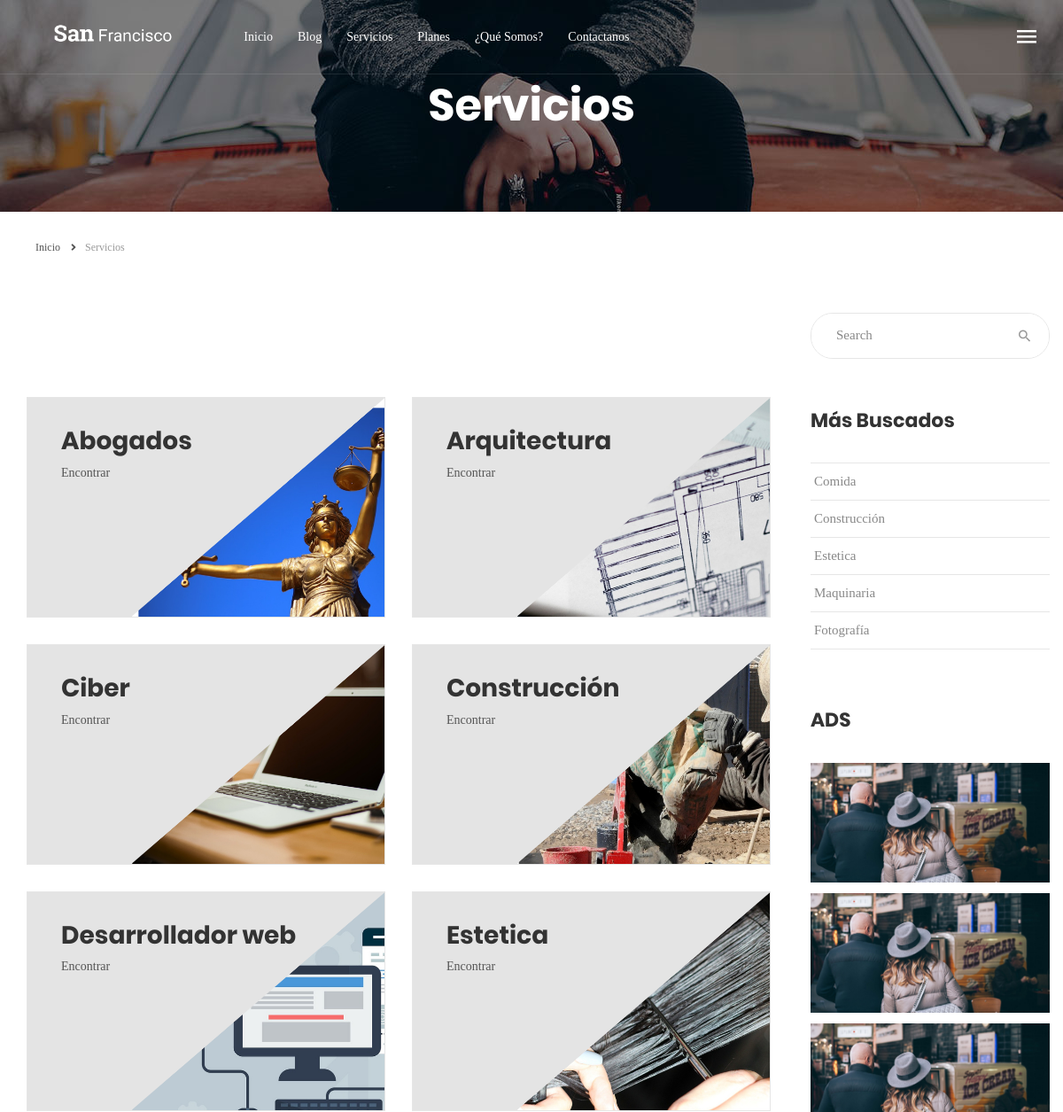
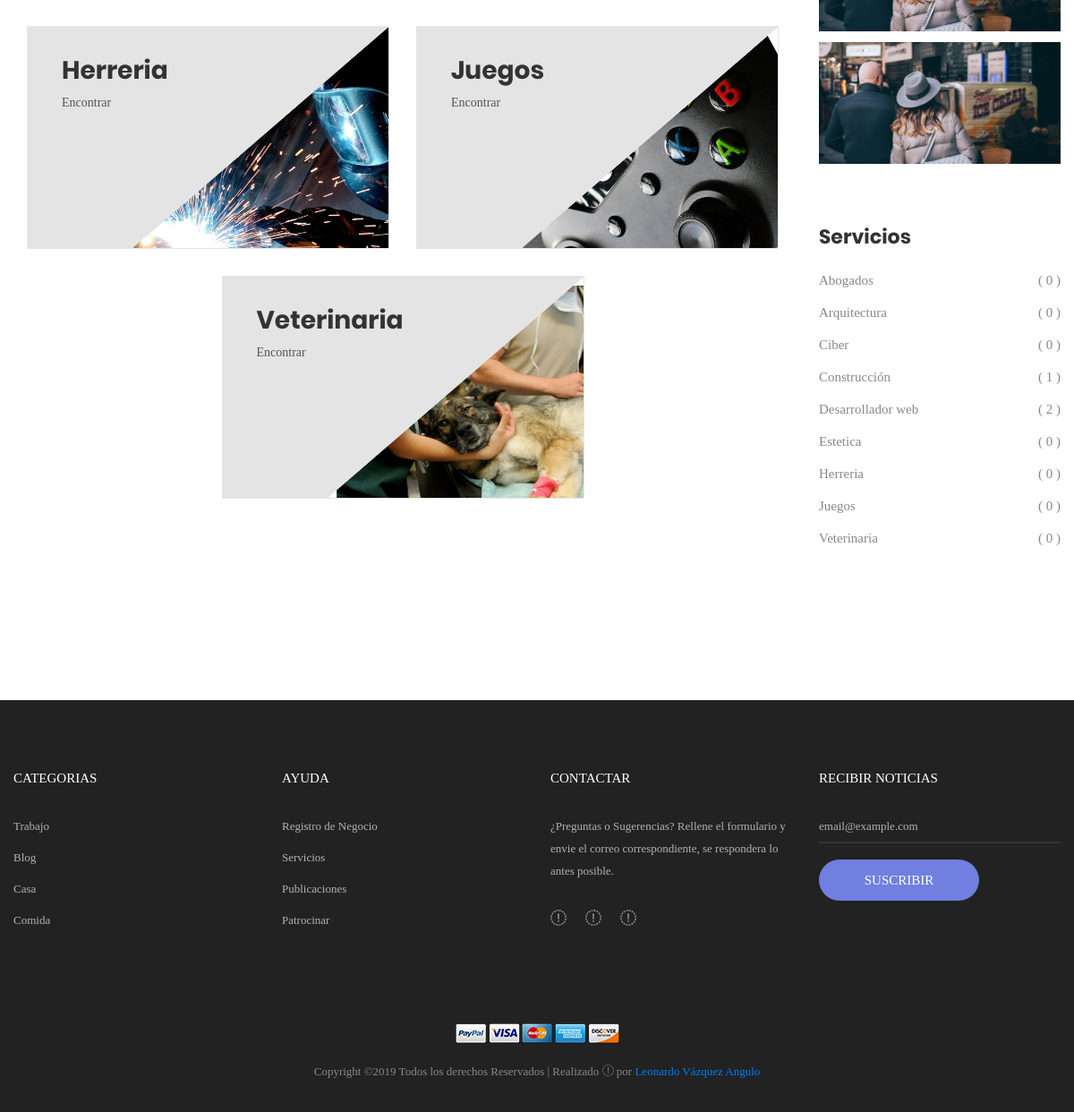
Page /Servicios.php on the committed database (2 pictures, top to bottom).
### tables this page shows
CREATE TABLE `servicios` (
  `id` int(11) NOT NULL,
  `nombre` varchar(20) NOT NULL,
  `imagen` varchar(20) NOT NULL
);

### Servicios.php (called while the page is built)
<?php
require_once 'config/config.php';
require_once 'Admin/functions.php';
$conexion = conexion($bd_config);
$servicios = searchService($conexion);
require 'views/servicios.view.php';
?>

### Admin/functions.php (called while the page is built, shortened)
<?php
function searchService($conexion){
    $sentencia = $conexion->prepare("SELECT * FROM servicios ORDER BY nombre ASC");
	$sentencia->execute();
	return $sentencia->fetchAll();
}
function servicioUnico($conexion,$id){
	$sql = "SELECT count(*) AS contador FROM trabajadores WHERE idServicio=$id";
	$sentencia = $conexion->prepare($sql);
	$sentencia->execute();
	$resultado = $sentencia->fetchAll();
	return $resultado[0];
}
?>

### views/servicios.view.php (the view, shortened to what this page needs)
<?php require 'views/header.php';?>
	<section class="bg-img1 txt-center p-lr-15 p-tb-92" style="background-image: url('images/bg-02.jpg');">
		<h2 class="ltext-105 cl0 txt-center">
			Servicios
		</h2>
	</section>
	<div class="container">
		<div class="bread-crumb flex-w p-l-25 p-r-15 p-t-30 p-lr-0-lg">
			<a href="<?php echo $links_contenido['index'];?>" class="stext-109 cl8 hov-cl1 trans-04">
				Inicio
				<i class="fa fa-angle-right m-l-9 m-r-10" aria-hidden="true"></i>
			</a>
			<span class="stext-109 cl4">
				Servicios
			</span>
		</div>
	</div>
	<section class="bg0 p-t-62 p-b-60">
		<div class="container">
			<div class="row">
				<div class="col-md-8 col-lg-9 p-b-80">
					<div class="sec-banner bg0 p-t-95 p-b-55">
						<div class="container-fluid">
							<div class="row">
								<?php  foreach ($servicios as $servicio) :?>
								<div class="col-md-6 col-lg-6 p-b-30 m-lr-auto">
									<div class="block1 wrap-pic-w">
										<img src="Users_images/servicios/<?php echo $servicio['imagen'];?>" alt="IMG-BANNER">
										<a href="<?php echo $links_contenido['serviciosDetalles'];?>?search=<?php echo $servicio['id'];?>" class="block1-txt ab-t-l s-full flex-col-l-sb p-lr-38 p-tb-34 trans-03 respon3">
											<div class="block1-txt-child1 flex-col-l">
												<span class="block1-name ltext-102 trans-04 p-b-8">
													<?php echo $servicio['nombre'];?>
												</span>
												<span class="block1-info stext-102 trans-04">
													Encontrar
												</span>
											</div>
										</a>
									</div>
								</div>
								<?php endforeach;?>
							</div>
						</div>
					</div>
				</div>
				<div class="col-md-4 col-lg-3 p-b-80 float-right" >
					<div class="side-menu">
						<div class="bor17 of-hidden pos-relative">
							<input class="stext-103 cl2 plh4 size-116 p-l-28 p-r-55" type="text" name="search" placeholder="Search">
							<button class="flex-c-m size-122 ab-t-r fs-18 cl4 hov-cl1 trans-04">
								<i class="zmdi zmdi-search"></i>
							</button>
						</div>
						<div class="p-t-55">
							<h4 class="mtext-112 cl2 p-b-33">
								Más Buscados
							</h4>
							<ul>
								<li class="bor18">
									<a href="#" class="dis-block stext-115 cl6 hov-cl1 trans-04 p-tb-8 p-lr-4">
										Comida
									</a>
								</li>
								<li class="bor18">
									<a href="#" class="dis-block stext-115 cl6 hov-cl1 trans-04 p-tb-8 p-lr-4">
										Construcción
									</a>
								</li>
								<li class="bor18">
									<a href="#" class="dis-block stext-115 cl6 hov-cl1 trans-04 p-tb-8 p-lr-4">
										Estetica
									</a>
								</li>
								<li class="bor18">
									<a href="#" class="dis-block stext-115 cl6 hov-cl1 trans-04 p-tb-8 p-lr-4">
										Maquinaria
									</a>
								</li>
								<li class="bor18">
									<a href="#" class="dis-block stext-115 cl6 hov-cl1 trans-04 p-tb-8 p-lr-4">
                                        Fotografía
									</a>
								</li>
							</ul>
						</div>
						<div class="p-t-65">
							<h4 class="mtext-112 cl2 p-b-33">
								ADS
							</h4>
							<ul>
								<li class="flex-w flex-t p-b-2">
                                    <div class="p-b-10">
                                        <a href="blog-detail.html" class="hov-img0 how-pos5-parent">
                                            <img src="images/blog-04.jpg" alt="IMG-BLOG">
                                        </a>
                                    </div>
								</li>
                                <li class="flex-w flex-t p-b-2">
                                    <div class="p-b-10">
                                        <a href="blog-detail.html" class="hov-img0 how-pos5-parent">
                                            <img src="images/blog-04.jpg" alt="IMG-BLOG">
                                        </a>
                                    </div>
								</li>
                                <li class="flex-w flex-t p-b-2">
                                    <div class="p-b-10">
                                        <a href="blog-detail.html" class="hov-img0 how-pos5-parent">
                                            <img src="images/blog-04.jpg" alt="IMG-BLOG">
                                        </a>
                                    </div>
								</li>
                                <li class="flex-w flex-t p-b-2">
                                    <div class="p-b-10">
                                        <a href="blog-detail.html" class="hov-img0 how-pos5-parent">
                                            <img src="images/blog-04.jpg" alt="IMG-BLOG">
                                        </a>
                                    </div>
								</li>
							</ul>
						</div>
						<div class="p-t-55">
							<h4 class="mtext-112 cl2 p-b-20">
								Servicios
							</h4>
							<ul>
								<?php $serviciosC = searchService($conexion);?>
                                <?php for ($i=0; $i < sizeof($serviciosC); $i++) {
									$contador=servicioUnico($conexion,$serviciosC[$i]['id']); ?>
								<li class="p-b-7">
									<a href="<?php echo $links_contenido['serviciosDetalles'] .'?search='.$serviciosC[$i]['id'];?>" class="flex-w flex-sb-m stext-115 cl6 hov-cl1 trans-04 p-tb-2">
										<span>
											<?php echo $serviciosC[$i]['nombre'];?>
										</span>
										<span>
											( <?php echo  ' ' .$contador[0] . ' '; ?> )
										</span>
									</a>
								</li>
								<?php } ?>
							</ul>
						</div>
					</div>
				</div>
			</div>
		</div>
	</section>
<?php require 'views/footer.php'; ?>

### css/main.css (style rules this page uses)
.container { max-width: 1380px; }
@media (max-width: 1600px) { .container { max-width: 1200px; } }
.block1 { position: relative; border: 1px solid #e6e6e6; }
.block1-txt { background-color: rgba(103,117,214,0.0); }
.block1-name { color: #333; }
.block1-info { color: #555; }
.cl0 { color: #fff; }
.cl2 { color: #333; }
.cl4 { color: #999; }
.cl6 { color: #888; }
.cl8 { color: #555; }
.stext-102 { font-family: Poppins-Regular; font-size: 14px; line-height: 1.7; }
.stext-103 { font-family: Poppins-Regular; font-size: 15px; line-height: 1.466667; }
.stext-109 { font-family: Poppins-Regular; font-size: 12px; line-height: 1.833333; }
.stext-115 { font-family: Poppins-Regular; font-size: 15px; line-height: 1.666667; }
.mtext-112 { font-family: Poppins-Bold; font-size: 22px; line-height: 1.333333; }
.ltext-102 { font-family: Poppins-Bold; font-size: 28px; line-height: 1.1; }
.ltext-105 { font-family: Poppins-Bold; font-size: 50px; line-height: 1.1; }
.size-116 { width: 100%; height: 50px; }
.size-122 { width: 55px; height: 100%; }
.bg0 { background-color: #fff; }
.bg-img1 { background-size: cover; background-position: center center; background-repeat: no-repeat; }
.bor17 { border: 1px solid #e6e6e6; border-radius: 25px; }
.bor18 { border-top: 1px solid #e6e6e6; }
.bor18:last-child { border-bottom: 1px solid #e6e6e6; }
.how-pos5-parent { position: relative; }
.hov-img0 { display: block; overflow: hidden; }
.hov-img0 img { width: 100%; -webkit-transition: transform 0.9s ease; -o-transition: transform 0.9s ease; -moz-transition: transform 0.9s ease; transition: transform 0.9s ease; }

### rows in the picture
servicios: imagen (picture), nombre "Abogados", contador "0"
servicios: imagen (picture), nombre "Arquitectura", contador "0"
servicios: imagen (picture), nombre "Ciber", contador "0"
servicios: imagen (picture), nombre "Construcción", contador "1"
servicios: imagen (picture), nombre "Desarrollador web", contador "2"
servicios: imagen (picture), nombre "Estetica", contador "0"
servicios: imagen (picture), nombre "Herreria", contador "0"
servicios: imagen (picture), nombre "Juegos", contador "0"
servicios: imagen (picture), nombre "Veterinaria", contador "0"
